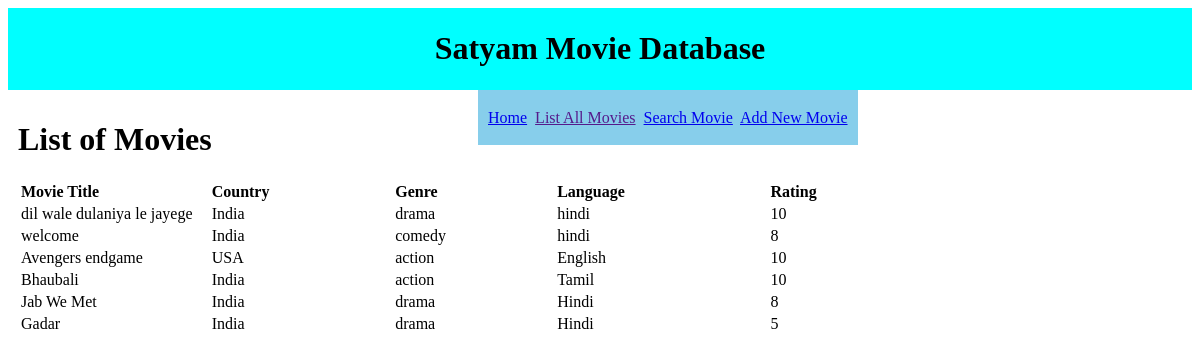
Screenshot of /movie/listmovie/ with the database file from the repository.
### moviedb1/models.py (models this page shows, shortened)
class Movie(models.Model):
    NONE = 'None'
    HORROR = 'horror'
    COMEDY = 'comedy'
    ACTION = 'action'
    DRAMA = 'drama'
    GENRE_CHOICES = (
        (NONE,'None'),
        (HORROR, 'Horror'),
        (COMEDY, 'Comedy'),
        (ACTION, 'Action'),
        (DRAMA, 'Drama')
    )
    title = models.CharField(max_length=32)
    language = models.CharField(max_length=10)
    country = models.CharField(max_length=16)
    genre = models.CharField(max_length=10,choices=GENRE_CHOICES)
    rating = models.IntegerField(default=0,validators=[MaxValueValidator(10), MinValueValidator(0)],help_text="""values between 0 to 10""")

### moviedb1/views.py (the view)
def list_all(request):
    movie_listing = []
    for movie_object in Movie.objects.all():
        movie_dict = {'movie_object': movie_object}
        movie_listing.append(movie_dict)
    return render_to_response('list_all.html', {'movie_listing': movie_listing})

### moviedb1/templates/list_all.html
<!DOCTYPE html>
{% load static %}
<html>
<head>
    <link rel="stylesheet" type="text/css" href="{% static '/moviedb1/style.css' %}">
</head>
<body>
<div id="header">
<h1>Satyam Movie Database</h1>
</div>
<div id="nav">
    <a href="../home/">Home</a>&nbsp
    <a href="">List All Movies</a>&nbsp
    <a href="../searchmovie/">Search Movie</a>&nbsp
    <a href="../addmovie/">Add New Movie</a>
<br>
</div>
<div id="section">
    <h1>List of Movies </h1>
 <table id="myTable" class="tablesorter" style="width:200%">
    <tr>
        <th align="left"><a>Movie Title</a></th>
        <th align="left"><a >Country</a></th>
        <th align="left"><a>Genre</a></th>
        <th align="left"><a>Language</a></th>
        <th align="left"><a>Rating</a></th>
     </tr>
     {% for movie_dict in movie_listing %}
        <tr>
            <td align="left" width="10">{{ movie_dict.movie_object.title}}</td>
            <td align="left" width="10">{{ movie_dict.movie_object.country}}</td>
            <td align="left" width="10">{{ movie_dict.movie_object.genre}}</td>
            <td align="left" width="10">{{ movie_dict.movie_object.language}}</td>
            <td align="left" width="10">{{ movie_dict.movie_object.rating}}</td>
        </tr>
     {% endfor %}
</table>
</div>
</body>

### moviedb1/static/moviedb1/style.css (style rules this page uses)
#header { background-color:aqua; color:black; text-align:center; padding:1px; }
#nav { line-height:35px; background-color:skyblue; text-align:center; padding:10px; display: inline-block; font-size: 50px align:center }
#section { width:450px; float:left; padding:10px; }

### rows the page displays
Movie: movie_object "dil wale dulaniya le jayege", movie_object.country "India", movie_object.genre "drama", movie_object.language "hindi", movie_object.rating "10"
Movie: movie_object "welcome", movie_object.country "India", movie_object.genre "comedy", movie_object.language "hindi", movie_object.rating "8"
Movie: movie_object "Avengers endgame", movie_object.country "USA", movie_object.genre "action", movie_object.language "English", movie_object.rating "10"
Movie: movie_object "Bhaubali", movie_object.country "India", movie_object.genre "action", movie_object.language "Tamil", movie_object.rating "10"
Movie: movie_object "Jab We Met", movie_object.country "India", movie_object.genre "drama", movie_object.language "Hindi", movie_object.rating "8"
Movie: movie_object "Gadar", movie_object.country "India", movie_object.genre "drama", movie_object.language "Hindi", movie_object.rating "5"
